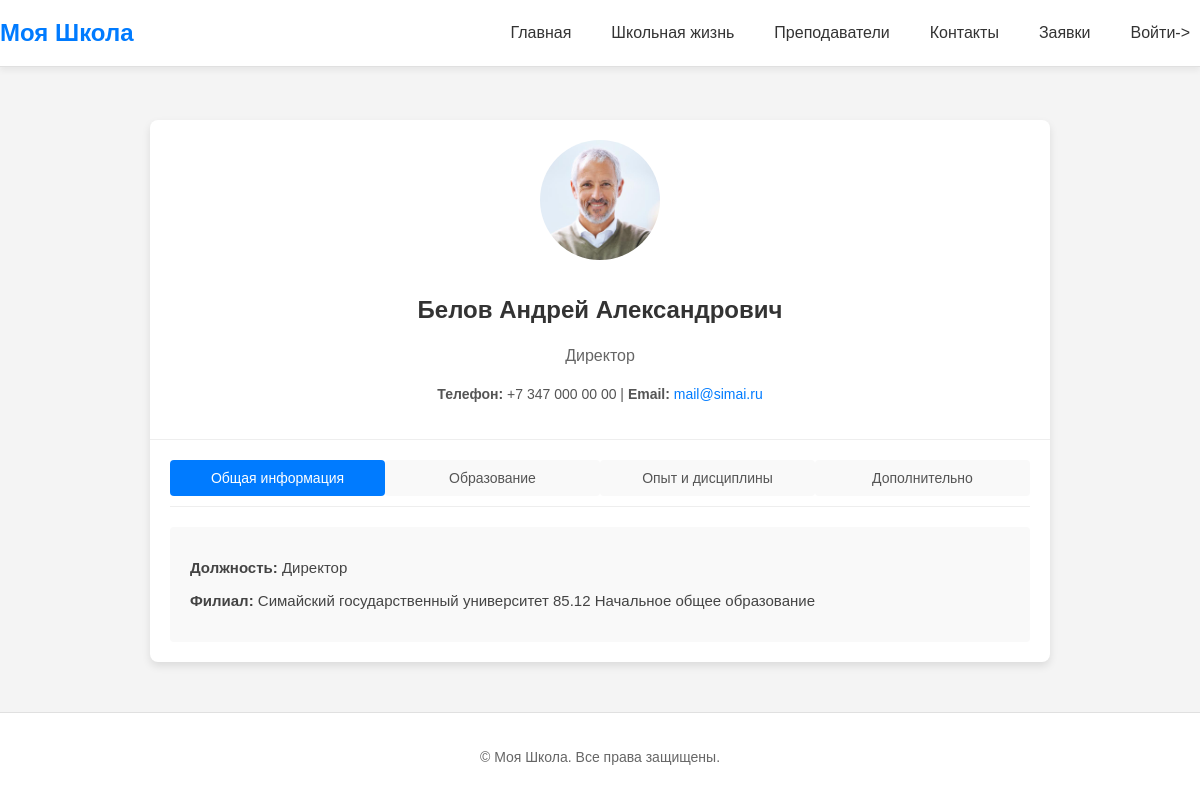
The page /teacher/1/ on the database its author committed.
### school/models.py (models this page shows, shortened)
class Teacher(models.Model):
    POSITION_CHOICES = [
        ('director', 'Директор'),
        ('teacher', 'Учитель'),
    ]
    last_name = models.CharField(max_length=50, verbose_name="Фамилия")
    first_name = models.CharField(max_length=50, verbose_name="Имя")
    patronymic = models.CharField(max_length=50, verbose_name="Отчество")
    position = models.CharField(max_length=50, choices=POSITION_CHOICES, verbose_name="Должность")
    education = models.TextField(verbose_name="Уровень образования")
    qualification = models.CharField(max_length=255, verbose_name="Квалификация")
    academic_degree = models.CharField(max_length=255, blank=True, null=True, verbose_name="Ученая степень")
    academic_title = models.CharField(max_length=255, blank=True, null=True, verbose_name="Ученое звание")
    qualification_improvement = models.TextField(blank=True, null=True, verbose_name="Повышение квалификации")
    professional_retraining = models.TextField(blank=True, null=True, verbose_name="Профессиональная переподготовка")
    experience_years = models.PositiveIntegerField(verbose_name="Опыт работы (лет)")
    phone = models.CharField(max_length=20, verbose_name="Контактный телефон")
    email = models.EmailField(verbose_name="Адрес электронной почты")
    branch = models.CharField(max_length=255, verbose_name="Филиал")
    educational_programs = models.TextField(blank=True, null=True, verbose_name="Образовательные программы")
    subjects_taught = models.ManyToManyField(Subject, related_name="teachers", verbose_name="Преподаваемые дисциплины")
    additional_taught = models.ManyToManyField(AdditionalActivity, related_name="teachers", blank=True, null=True,
                                               verbose_name="Дополнительные услуги")
    image = models.ImageField(upload_to='images/teacher', blank=True, null=True, verbose_name="Фото преподавателя")
    user = models.OneToOneField(User, on_delete=models.CASCADE, blank=True, null=True, verbose_name="Пользователь")

### school/views.py (the view)
# urls.py: path('teacher/<int:teacher_id>/', views.teacher_detail_view, name='teacher_detail'),
def teacher_detail_view(request, teacher_id):
    teacher = get_object_or_404(Teacher, id=teacher_id)
    return render(request, 'teacher_page/teacher_detail.html', {'teacher': teacher})

### templates/teacher_page/teacher_detail.html (shortened to what this page needs)
{% extends 'index.html' %}
{% block content %}
    <div class="teacher-detail-container">
        <div class="teacher-header">
            <img src="{% if teacher.image %}{{ teacher.image.url }}{% else %}/static/default-teacher.png{% endif %}"
                 alt="Фото преподавателя">
            <h1>{{ teacher.last_name }} {{ teacher.first_name }} {{ teacher.patronymic }}</h1>
            <p class="position">{{ teacher.get_position_display }}</p>
            <p class="contact">
                <strong>Телефон:</strong> {{ teacher.phone }} |
                <strong>Email:</strong> <a href="mailto:{{ teacher.email }}">{{ teacher.email }}</a>
            </p>
        </div>
        <div class="teacher-tabs">
            <div class="tab-menu">
                <button class="tab-menu-link active" onclick="openTab(event, 'general-info')">Общая информация</button>
                <button class="tab-menu-link" onclick="openTab(event, 'education')">Образование</button>
                <button class="tab-menu-link" onclick="openTab(event, 'experience')">Опыт и дисциплины</button>
                <button class="tab-menu-link" onclick="openTab(event, 'additional')">Дополнительно</button>
            </div>
            <div id="general-info" class="tab-content active">
                <p><strong>Должность:</strong> {{ teacher.get_position_display }}</p>
                <p><strong>Филиал:</strong> {{ teacher.branch }}</p>
            </div>
        </div>
    </div>
{% endblock %}

### static/css/styles.css (style rules this page uses)
body { margin: 0; font-family: 'Arial', sans-serif; font-size: 16px; line-height: 1.5; color: #333; background-color: #f4f4f4; }
body { padding-top: 70px; }
.teacher-detail-container { max-width: 900px; margin: 50px auto; background: #fff; border-radius: 8px; box-shadow: 0 4px 8px rgba(0, 0, 0, 0.1); overflow: hidden; }
.teacher-header { text-align: center; padding: 20px; border-bottom: 1px solid #eee; }
.teacher-header img { width: 120px; height: 120px; border-radius: 50%; object-fit: cover; margin-bottom: 15px; }
.teacher-header h1 { font-size: 24px; margin: 10px 0; color: #333; }
.teacher-header .position { font-size: 16px; color: #666; }
.teacher-header .contact { font-size: 14px; color: #555; }
.teacher-header a { color: #007BFF; text-decoration: none; }
.teacher-tabs { padding: 20px; }
.tab-menu { display: flex; justify-content: space-between; margin-bottom: 20px; border-bottom: 1px solid #eee; padding-bottom: 10px; }
.tab-menu .tab-menu-link { flex: 1; padding: 10px; text-align: center; font-size: 14px; color: #555; background: #f9f9f9; border: none; border-radius: 4px; cursor: pointer; transition: all 0.3s ease; }
.tab-menu .tab-menu-link.active { color: #fff; background: #007BFF; }
.tab-content { display: none; padding: 20px; font-size: 15px; color: #444; border-radius: 4px; background: #f9f9f9; }
.tab-content.active { display: block; }
.tab-content p { margin: 10px 0; }

### rows shown on the page
Teacher: image (picture), last_name "Белов", first_name "Андрей", patronymic "Александрович", position "Директор", phone "+7 347 000 00 00", email "mail@simai.ru", branch "Симайский государственный университет 85.12 Начальное общее образование"
